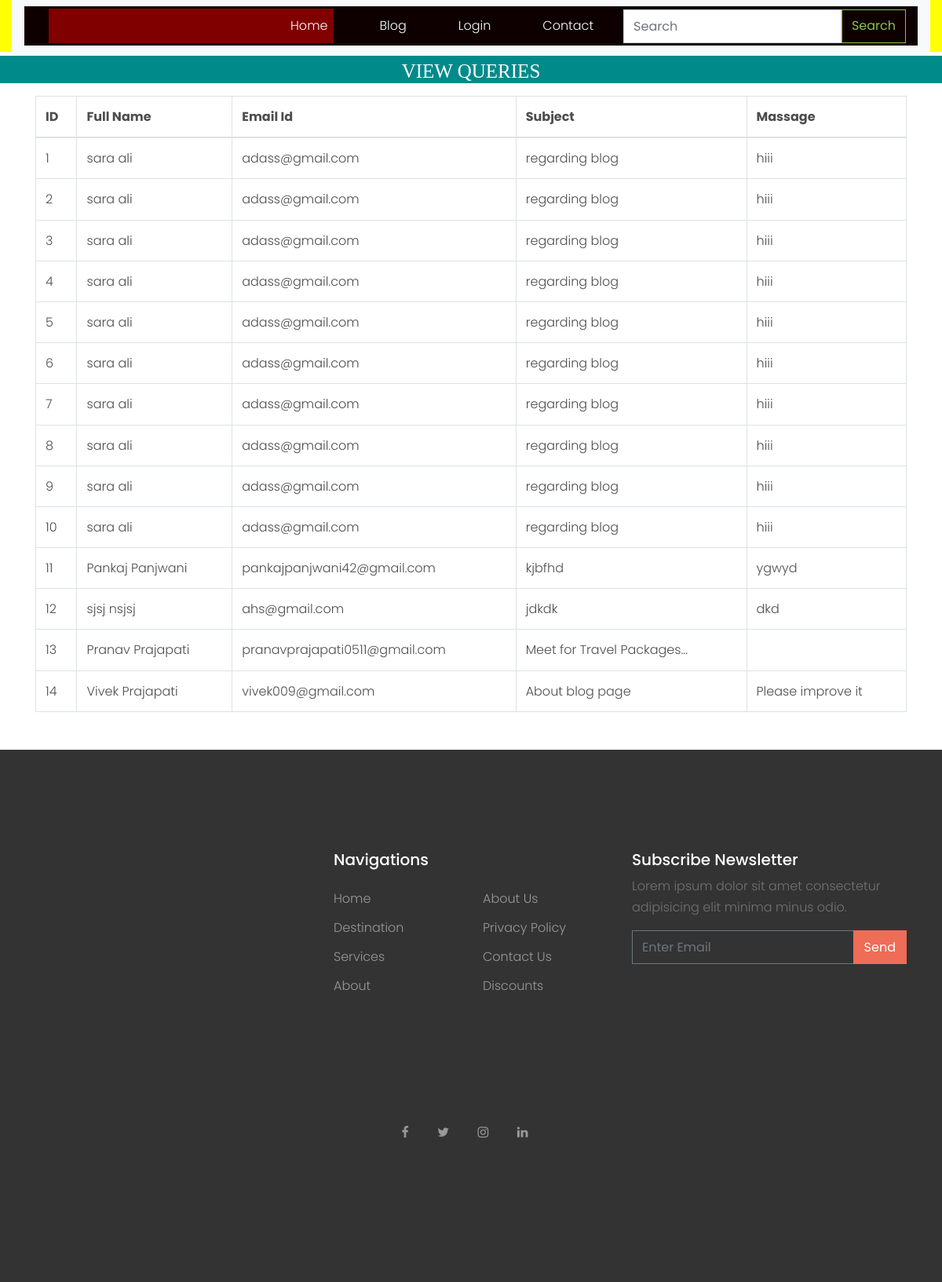
The page /view_contact/ on the database its author committed.
### tour/models.py (models this page shows, shortened)
class Contact(models.Model):
    first_Name = models.CharField(max_length=30)
    last_Name = models.CharField(max_length=30)
    email = models.EmailField()
    subject = models.CharField(max_length=50)
    message = models.TextField(max_length=100)

### tour/views.py (the view)
# urls.py: path('view_contact/',views.view_contact,name='view_contact'),
def view_contact(request):
    data=Contact.objects.all()
    d={'data':data}
    return render(request,'view_contact.html',d)

### tour/templates/view_contact.html (shortened to what this page needs)
{% extends 'base.html' %}
{% load static %}
{% block body %}
<center>
      <h1 style="font-size:25px; background-color:darkcyan;height:35px;color:white;padding:5px;margin-top:5px;font-family : 'Monotype Corsiva" align="center"> VIEW QUERIES</h1>
</center>
<div class="container mt-3">
    <table class="table table-bordered" id="myTable">
  <thead>
  <tr>
    <th>ID</th>
    <th>Full Name</th>
    <th>Email Id</th>
    <th>Subject</th>
    <th>Massage</th>
  </tr>
  </thead>
   <tbody>
    {% for i in data %}
  <tr>
    <td>{{i.id}}</td>
    <td>{{i.first_Name}} {{i.last_Name}}</td>
      <td>{{i.email}}</td>
      <td>{{i.subject}}</td>
      <td>{{i.message}}</td>
  </tr>
    {% endfor %}
    </tbody>
</table>
</div>
{% endblock %}

### tour/static/css/style.css (style rules this page uses)
body { line-height: 1.7; color: #4d4d4d; font-weight: 300; font-size: 1rem; }
h1, h2, h3, h4, h5, .h1, .h2, .h3, .h4, .h5 { font-family: "Poppins", -apple-system, BlinkMacSystemFont, "Segoe UI", Roboto, "Helvetica Neue", Arial, sans-serif, "Apple Color Emoji", "Segoe UI Emoji", "Segoe UI Symbol", "Noto Color Emoji"; }

### rows shown on the page
Contact: id "1", first_Name "sara", last_Name "ali", email "adass@gmail.com", subject "regarding blog", message "hiii"
Contact: id "2", first_Name "sara", last_Name "ali", email "adass@gmail.com", subject "regarding blog", message "hiii"
Contact: id "3", first_Name "sara", last_Name "ali", email "adass@gmail.com", subject "regarding blog", message "hiii"
Contact: id "4", first_Name "sara", last_Name "ali", email "adass@gmail.com", subject "regarding blog", message "hiii"
Contact: id "5", first_Name "sara", last_Name "ali", email "adass@gmail.com", subject "regarding blog", message "hiii"
Contact: id "6", first_Name "sara", last_Name "ali", email "adass@gmail.com", subject "regarding blog", message "hiii"
Contact: id "7", first_Name "sara", last_Name "ali", email "adass@gmail.com", subject "regarding blog", message "hiii"
Contact: id "8", first_Name "sara", last_Name "ali", email "adass@gmail.com", subject "regarding blog", message "hiii"
Contact: id "9", first_Name "sara", last_Name "ali", email "adass@gmail.com", subject "regarding blog", message "hiii"
Contact: id "10", first_Name "sara", last_Name "ali", email "adass@gmail.com", subject "regarding blog", message "hiii"
Contact: id "11", first_Name "Pankaj", last_Name "Panjwani", email "pankajpanjwani42@gmail.com", subject "kjbfhd", message "ygwyd"
Contact: id "12", first_Name "sjsj", last_Name "nsjsj", email "ahs@gmail.com", subject "jdkdk", message "dkd"
Contact: id "13", first_Name "Pranav", last_Name "Prajapati", email "pranavprajapati0511@gmail.com", subject "Meet for Travel Packages..."
Contact: id "14", first_Name "Vivek", last_Name "Prajapati", email "vivek009@gmail.com", subject "About blog page", message "Please improve it"
